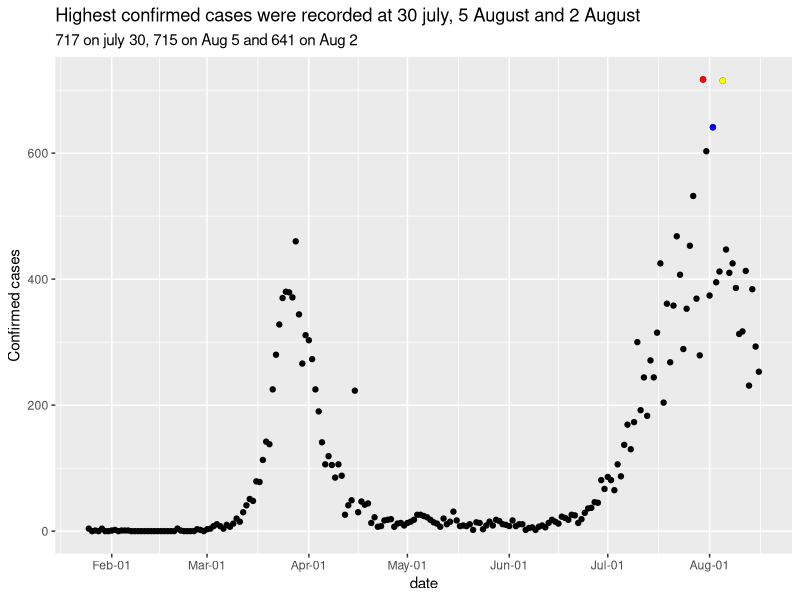
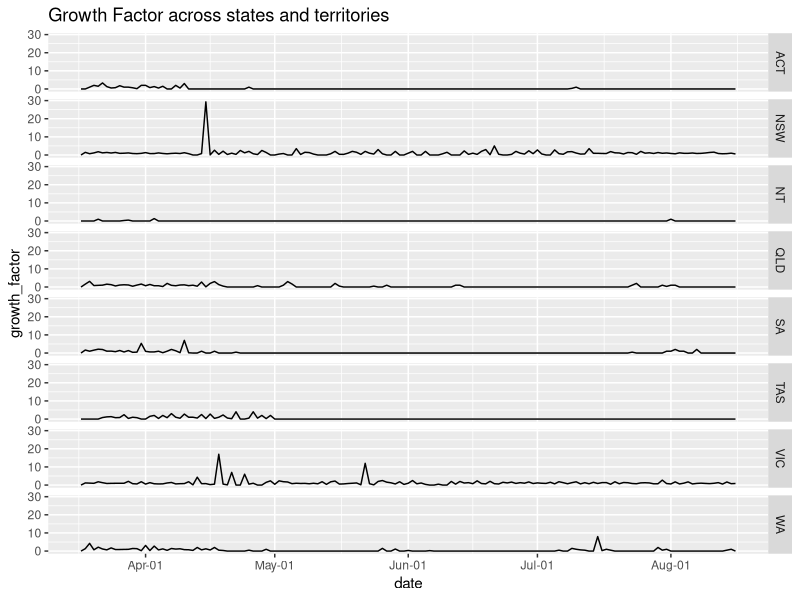

Source code (R) for these figures, in order:
library(ggplot2)
library(dplyr)
library(tidyr)
data <- read.csv(file = "covid_au_state.csv")
data$date <- as.character(data$date)

data$date <- as.Date(data$date, "%d/%m/%Y")
data$date <- as.Date(data$date, "%y/%m/%d")

##graph 1
data_cases <- select(data,date,confirmed)
data_cases$confirmed[data_cases$confirmed < 0] <- 0
data_cases <- aggregate(data_cases$confirmed, by = list(date =data_cases$date), FUN = sum)
data_top <- data_cases[order(-data_cases$x),]


ggplot(data = data_cases, aes(x = date, y = x)) +
  geom_point() +
  ggtitle('Highest confirmed cases were recorded at 30 july, 5 August and 2 August',subtitle = "717 on july 30, 715 on Aug 5 and 641 on Aug 2") +
  geom_point(data = subset(data_cases, date == '0020-07-30'), color = 'red') +
  geom_point(data = subset(data_cases, date == '0020-08-05'), color = 'yellow') +
  geom_point(data = subset(data_cases, date == '0020-08-02'), color = 'blue') + 
  scale_x_date(date_breaks = "month" , date_labels = "%b-%d") +
  ylab("Confirmed cases")
  
##part 2
data_new_cases <- select(data,date,state_abbrev,confirmed)
data_new_cases <- with(data_new_cases, data_new_cases[(date >= "0020-03-17" & date <= "0020-08-16"), ])
data_new_cases$confirmed[data_new_cases$confirmed<0] <- 0


summary(data_new_cases$confirmed)

data_new_cases$growth_factor <- 0
for(i in 9:nrow(data_new_cases)) {
  n <- data_new_cases$confirmed[i]/data_new_cases$confirmed[i-8]
  data_new_cases$growth_factor[i] <- n
}

data_new_cases$growth_factor[data_new_cases$growth_factor == Inf] <- 0
data_new_cases$growth_factor[data_new_cases$growth_factor == -Inf] <- 0
data_new_cases$growth_factor[is.nan(data_new_cases$growth_factor)]<-0


ggplot(data_new_cases, aes(x = date, y = growth_factor)) + 
  geom_line() + facet_grid(state_abbrev~.) +
  scale_x_date(date_breaks = "month" , date_labels = "%b-%d") +
  ggtitle("Growth Factor across states and territories")



